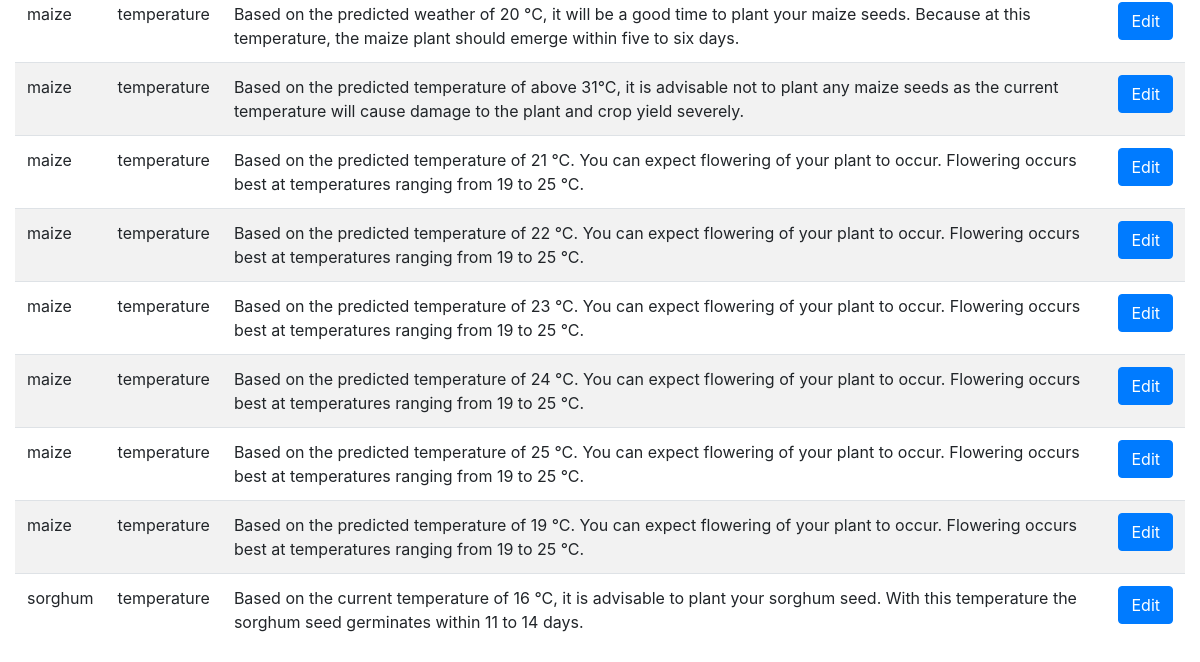
The page /manage_rules (signed in, lower part) on the database as committed earlier.
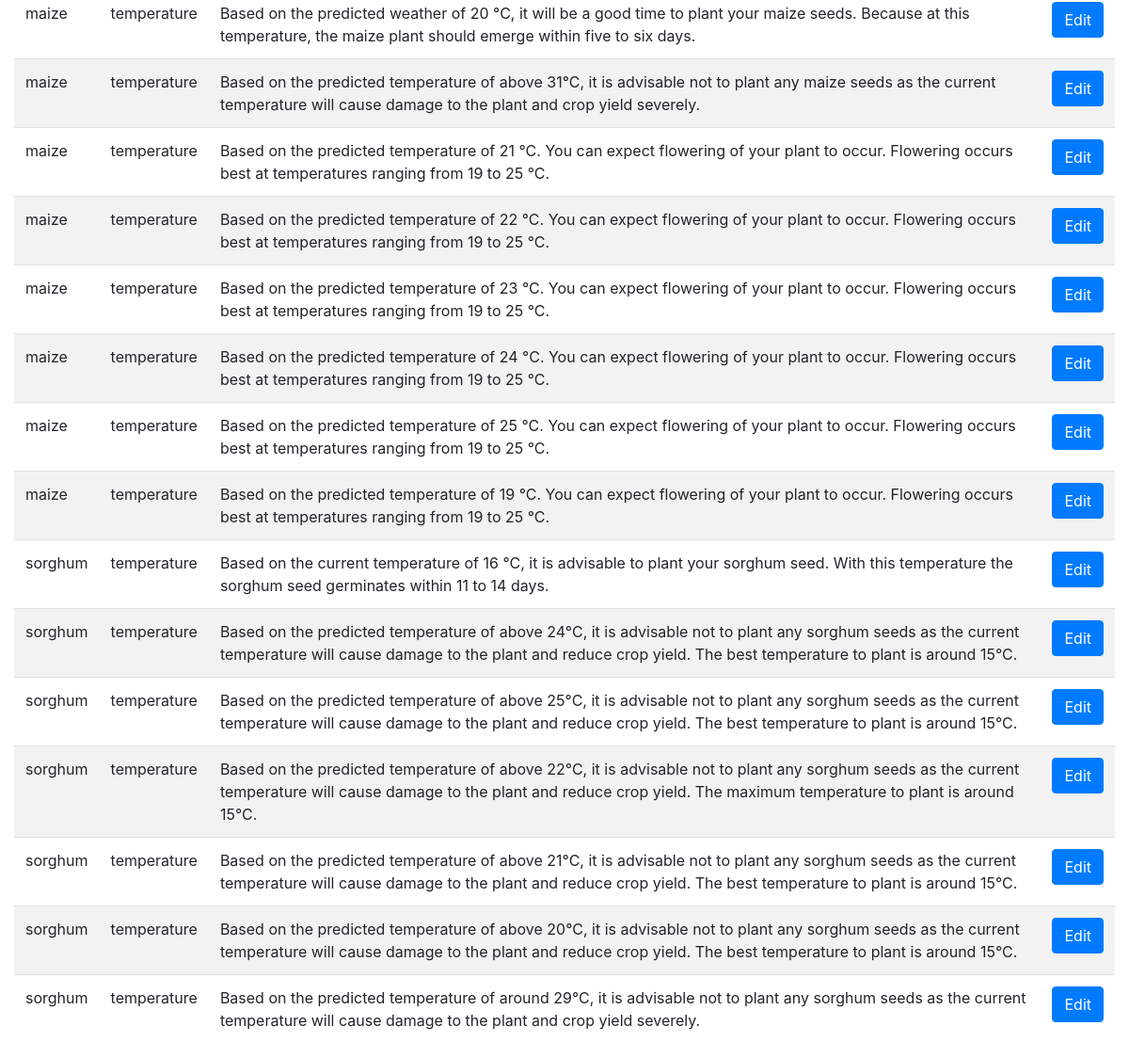
The same page on the database as committed later.
### app.py (models this page shows)
class Rules(db.Model):
    id =db.Column(db.Integer, primary_key=True)
    crop = db.Column(db.String(50), nullable=False)
    advice = db.Column(db.Text, nullable=False)
    weather = db.Column(db.String(50), nullable=False)
    weather_condition = db.Column(db.String(50), nullable=False)
    value = db.Column(db.Integer, nullable=False)
    create_date = db.Column(db.DateTime, nullable=False)

### app.py (the view)
@app.route('/manage_rules')
@is_logged_in
def manage_rules():
    rules = Rules.query.all()
    if len(rules) > 0:
        return render_template('manage_rules.html', rules=rules)
    else:
        msg = 'No Rules Found'
        return render_template('manage_rules.html', msg=msg)

### app.py (called while the page is built)
def is_logged_in(f):
    @wraps(f)
    def wrap(*args, **kwargs):
        if 'logged_in' in session:
            return f(*args, **kwargs)
        else:
            flash('Unathorized! Please login', 'danger')
            return redirect(url_for('login'))
    return wrap

### templates/manage_rules.html (shortened to what this page needs)
{% extends 'layout.html' %}
{% block body %}
<div class="container-fluid">
   <table class="table table-striped">
    {% for rule in rules %}
    <tr>
      <td> {{rule.crop}} </td>
      <td> {{rule.weather}} </td>
      <td> {{rule.advice}} </td>
      <td><a href="edit_rule/{{rule.id}}" class="btn btn-primary pullright">Edit </td>
    </tr>
    {% endfor %}
   </table>
</div>
{% endblock %}

Rows that differ between the two databases and show on the page:
added Rules: crop "sorghum", weather "temperature", advice "Based on the predicted temperature of above 24°C, it is advisable not to plant any sorghum seeds as the current temperature will cause damage to the plant and reduce crop yield. The best temperature to plant is around 15°C."
added Rules: crop "sorghum", weather "temperature", advice "Based on the predicted temperature of above 25°C, it is advisable not to plant any sorghum seeds as the current temperature will cause damage to the plant and reduce crop yield. The best temperature to plant is around 15°C."
added Rules: crop "sorghum", weather "temperature", advice "Based on the predicted temperature of above 22°C, it is advisable not to plant any sorghum seeds as the current temperature will cause damage to the plant and reduce crop yield. The maximum temperature to plant is around 15°C."
added Rules: crop "sorghum", weather "temperature", advice "Based on the predicted temperature of above 21°C, it is advisable not to plant any sorghum seeds as the current temperature will cause damage to the plant and reduce crop yield. The best temperature to plant is around 15°C."
added Rules: crop "sorghum", weather "temperature", advice "Based on the predicted temperature of above 20°C, it is advisable not to plant any sorghum seeds as the current temperature will cause damage to the plant and reduce crop yield. The best temperature to plant is around 15°C."
added Rules: crop "sorghum", weather "temperature", advice "Based on the predicted temperature of around 29°C, it is advisable not to plant any sorghum seeds as the current temperature will cause damage to the plant and crop yield severely."
